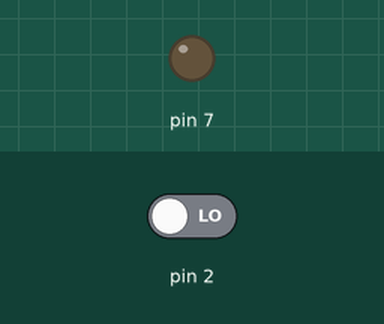
Simulated run of this sketch. Board: Arduino Uno, built with avr-gcc and run on an emulated ATmega328P. Parts: output pins drawn as LEDs (lit = HIGH). Inputs (shaded band) come from the test bench; at power-on: pin 2 LOW.

Above: at 5.0 s.
5.1 s: pin 2 driven HIGH
At 6.0 s:
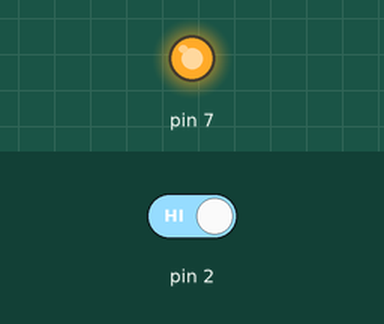
6.6 s: pin 2 driven LOW
At 7.1 s:
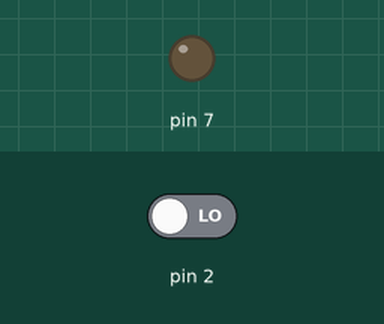
Timing chart, 0 to 9.6 s (numbered marks = the images above; inputs shaded):
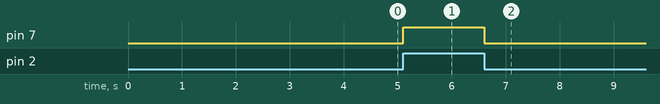

Measured:
- after the input at 5.1 s, pin 7: LOW → HIGH at once
- after the input at 6.6 s, pin 7: HIGH → LOW at once

The sketch:

03-Pin_Change_Interrupt.ino
```cpp
/*
* Learning AVR with Arduino
* Lesson: Pin Change Interrupt
* Author: Morgan
* Date: 10/July/2020
* IDE: Arduino 1.8.13
*
* circuit:
* (1)Vcc connect 10K ohm resistor and a button in series to GND
* (2)PD7 connect 220 ohm resistor and a LED in series to GND
* (3)PD2 connect between 10K ohm resistor and button
*
* Result:
* Press the button, the LED turns ON.
* Release then button, the LED turns OFF.
*/

#include<avr/io.h>
#include<avr/interrupt.h>
#define F_CPU 16000000UL
void pin_setup(){
  DDRD &= ~(1<<PD2);    // PD2,PCINT18 as input
  DDRD |= (1<<PD7);     // PD7 as output
  PORTD &= ~(1<<PD7);   // PD7 output LOW
}

void int_setup(){
  PCICR |= (1<<PCIE2);    // enable PCINT[23:16]
  PCMSK2 |= (1<<PCINT18); // enable PCINT18
  sei();                  // enable interrupt
}

ISR(PCINT2_vect){
  PORTD ^= (1<<PD7);     // toggle output PD7
}

int main(){
  pin_setup();
  int_setup();
  while(1){}
}

/*
// Arduino version.
const unsigned int led_pin = 7;    //digital pin 7,PD7
const unsigned int button_pin = 2; //digital pin 2,PD2,INT0
volatile boolean led_state = LOW;  // Led initial state
void setup(){
  pinMode(button_pin,INPUT);       // set PD7 as output
  pinMode(led_pin,OUTPUT);         // set PD2 as input
  digitalWrite(7,LOW);
  // Interrupt request when button pressed, potential of PD2 has changed
  attachInterrupt(digitalPinToInterrupt(button_pin), toggle_led, CHANGE);
}

void toggle_led(){
  led_state = !led_state;                   // toggle LED
  digitalWrite(led_pin, led_state);         // output Led state
}

void loop() {

}
*/
```
